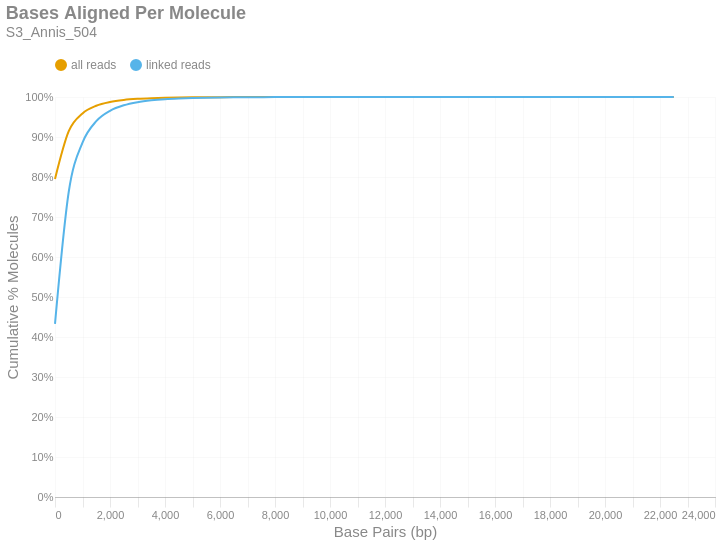

The notebook cell saved with this chart:
### Markdown cell above
### Bases Aligned Per Molecule
This is a cumulative frequency distribution showing the number of base pairs aligned per unique molecule. These data are shown in 500 bp bins. There are two distributions: one with `all reads` (yellow) and another with only `linked reads` (blue). The percent of molecules in the `linked reads` distribution is relative to the total number of linked molecules.

### Code cell
if SKIPLR:
    print_html(f"Skipped")
else:
    binned_df = consolidated_hist(valids['aligned_bp'], mask, 500, True)
    with SafeRender(binned_df):
        (
            density_plot(binned_df, 'Bases Aligned Per Molecule', samplename, 'basesper')
            .encode(
                x=alt.X('bin:Q', title="Base Pairs (bp)").axis(tickMinStep=500).scale(padding=0),
                y=alt.Y('value:Q', title='Cumulative % Molecules')
                    .axis(format='%')
                    .scale(domain = [0,1])
                    .stack(False),
                color=alt.Color("key:N").scale(domain = ["all reads", "linked reads"]),
                tooltip = [
                    alt.Tooltip("key:N", title = "Data Type"),
                    alt.Tooltip("range_label:N", title="Bases Aligned Per Molecule"),
                    alt.Tooltip("value:Q", format = ".2%", title="% Molecules (Cum.)")
                ]
            )
        ).display()

### Figure 1 — Vega-Lite specification as saved in the notebook (floating-point values rounded to 4 significant figures)
{"width": "container", "height": 400, "config": {"title": {"anchor": "start", "dy": -15, "fontSize": 18, "color": "#888888", "subtitleColor": "#888888", "subtitleFontSize": 14}, "arc": {"fill": "#0072B2"}, "axis": {"domainColor": "#888888", "domainWidth": 0.5, "gridWidth": 0.2, "grid": false, "titleFontWeight": 400, "titleFontSize": 15, "labelFontSize": 11, "labelColor": "#888888", "tickColor": "#888888", "tickWidth": 0.2, "titleColor": "#888888"}, "axisBand": {"grid": false}, "axisX": {"grid": true, "tickSize": 10, "domainCap": "round"}, "axisY": {"domain": false, "grid": true, "tickSize": 0, "domainCap": "round"}, "background": "transparent", "header": {"labelFontSize": 15, "labelColor": "#888888", "titleFontSize": 15, "titleFontWeight": 600, "titleColor": "#888888"}, "legend": {"labelFont": "sans-serif", "labelFontSize": 12, "labelColor": "#888888", "symbolSize": 100, "symbolType": "circle", "titleFontSize": 12, "titlePadding": 10, "titleColor": "#888888", "title": null, "orient": "top"}, "range": {"category": ["#E69F00", "#56B4E9", "#009E73", "#F0E442", "#0072B2", "#D55E00", "#CC79A7", "#000000"], "diverging": ["#cfe8f3", "#a2d4ec", "#73bfe2", "#46abdb", "#1696d2", "#12719e"]}, "area": {"fill": "#0072B2", "fillOpacity": 0.7, "line": true, "strokeOpacity": 0.7}, "line": {"color": "#0072B2", "stroke": "#0072B2", "strokeWidth": 2}, "trail": {"color": "#0072B2", "stroke": "#0072B2", "strokeWidth": 0, "size": 1}, "point": {"filled": true, "fillOpacity": 1.0, "size": 95}, "text": {"color": "#888888", "fontSize": 11, "align": "right", "fontWeight": 400, "size": 11}, "bar": {"fill": "#0072B2", "stroke": null}, "view": {"stroke": null, "continuousWidth": 660, "continuousHeight": 400}}, "data": {"name": "data-51629528d6099233a5259fe23a4725cb"}, "mark": {"type": "line", "interpolate": "monotone", "point": {"opacity": 0, "size": 275}}, "encoding": {"color": {"field": "key", "scale": {"domain": ["all reads", "linked reads"]}, "type": "nominal"}, "tooltip": [{"field": "key", "title": "Data Type", "type": "nominal"}, {"field": "range_label", "title": "Bases Aligned Per Molecule", "type": "nominal"}, {"field": "value", "format": ".2%", "title": "% Molecules (Cum.)", "type": "quantitative"}], "x": {"axis": {"tickMinStep": 500}, "field": "bin", "scale": {"padding": 0}, "title": "Base Pairs (bp)", "type": "quantitative"}, "y": {"axis": {"format": "%"}, "field": "value", "scale": {"domain": [0, 1]}, "stack": false, "title": "Cumulative % Molecules", "type": "quantitative"}}, "params": [{"name": "param_c36ac31b6afebe62", "select": {"type": "point", "fields": ["key"]}, "bind": "legend"}], "title": {"text": "Bases Aligned Per Molecule", "subtitle": "S3_Annis_504"}, "transform": [{"fold": ["all reads (cumsum)", "linked reads (cumsum)"]}, {"calculate": "replace(datum.key, ' (cumsum)', '')", "as": "key"}, {"filter": {"param": "param_c36ac31b6afebe62"}}], "usermeta": {"embedOptions": {"downloadFileName": "S3_Annis_504.basesper"}}, "$schema": "https://vega.github.io/schema/vega-lite/v6.1.0.json", "datasets": {"data-51629528d6099233a5259fe23a4725cb": [{"bin": "0.0", "interval": "0.0-500.0", "all reads": 0.7951, "linked reads": 0.4328, "all reads (cumsum)": 0.7951, "linked reads (cumsum)": 0.4328, "range_label": "0-499"}, {"bin": "500.0", "interval": "500.0-1000.0", "all reads": 0.1195, "linked reads": 0.3303, "all reads (cumsum)": 0.9146, "linked reads (cumsum)": 0.7631, "range_label": "500-999"}, {"bin": "1000.0", "interval": "1000.0-1500.0", "all reads": 0.0443, "linked reads": 0.1229, "all reads (cumsum)": 0.9589, "linked reads (cumsum)": 0.886, "range_label": "1000-1499"}, {"bin": "1500.0", "interval": "1500.0-2000.0", "all reads": 0.01928, "linked reads": 0.0535, "all reads (cumsum)": 0.9782, "linked reads (cumsum)": 0.9395, "range_label": "1500-1999"}, {"bin": "2000.0", "interval": "2000.0-2500.0", "all reads": 0.00934, "linked reads": 0.02592, "all reads (cumsum)": 0.9876, "linked reads (cumsum)": 0.9655, "range_label": "2000-2499"}, {"bin": "2500.0", "interval": "2500.0-3000.0", "all reads": 0.004973, "linked reads": 0.0138, "all reads (cumsum)": 0.9925, "linked reads (cumsum)": 0.9793, "range_label": "2500-2999"}, {"bin": "3000.0", "interval": "3000.0-3500.0", "all reads": 0.0028, "linked reads": 0.00777, "all reads (cumsum)": 0.9953, "linked reads (cumsum)": 0.987, "range_label": "3000-3499"}, {"bin": "3500.0", "interval": "3500.0-4000.0", "all reads": 0.001679, "linked reads": 0.004659, "all reads (cumsum)": 0.997, "linked reads (cumsum)": 0.9917, "range_label": "3500-3999"}, {"bin": "4000.0", "interval": "4000.0-4500.0", "all reads": 0.001043, "linked reads": 0.002894, "all reads (cumsum)": 0.998, "linked reads (cumsum)": 0.9946, "range_label": "4000-4499"}, {"bin": "4500.0", "interval": "4500.0-5000.0", "all reads": 0.0006428, "linked reads": 0.001784, "all reads (cumsum)": 0.9987, "linked reads (cumsum)": 0.9964, "range_label": "4500-4999"}, {"bin": "5000.0", "interval": "5000.0-5500.0", "all reads": 0.0004278, "linked reads": 0.001187, "all reads (cumsum)": 0.9991, "linked reads (cumsum)": 0.9976, "range_label": "5000-5499"}, {"bin": "5500.0", "interval": "5500.0-6000.0", "all reads": 0.0002834, "linked reads": 0.0007865, "all reads (cumsum)": 0.9994, "linked reads (cumsum)": 0.9983, "range_label": "5500-5999"}, {"bin": "6000.0", "interval": "6000.0-6500.0", "all reads": 0.0001892, "linked reads": 0.0005251, "all reads (cumsum)": 0.9996, "linked reads (cumsum)": 0.9989, "range_label": "6000-6499"}, {"bin": "6500.0", "interval": "6500.0-7000.0", "all reads": 0.0001248, "linked reads": 0.0003464, "all reads (cumsum)": 0.9997, "linked reads (cumsum)": 0.9992, "range_label": "6500-6999"}, {"bin": "7000.0", "interval": "7000.0-7500.0", "all reads": 7.964e-05, "linked reads": 0.000221, "all reads (cumsum)": 0.9998, "linked reads (cumsum)": 0.9994, "range_label": "7000-7499"}, {"bin": "7500.0", "interval": "7500.0-8000.0", "all reads": 5.822e-05, "linked reads": 0.0001616, "all reads (cumsum)": 0.9999, "linked reads (cumsum)": 0.9996, "range_label": "7500-7999"}, {"bin": "8000.0", "interval": "8000.0-8500.0", "all reads": 4.317e-05, "linked reads": 0.0001198, "all reads (cumsum)": 0.9999, "linked reads (cumsum)": 0.9997, "range_label": "8000-8499"}, {"bin": "8500.0", "interval": "8500.0-9000.0", "all reads": 2.761e-05, "linked reads": 7.661e-05, "all reads (cumsum)": 0.9999, "linked reads (cumsum)": 0.9998, "range_label": "8500-8999"}, {"bin": "9000.0", "interval": "9000.0-9500.0", "all reads": 1.974e-05, "linked reads": 5.479e-05, "all reads (cumsum)": 0.9999, "linked reads (cumsum)": 0.9998, "range_label": "9000-9499"}, {"bin": "9500.0", "interval": "9500.0-10000.0", "all reads": 1.79e-05, "linked reads": 4.968e-05, "all reads (cumsum)": 1.0, "linked reads (cumsum)": 0.9999, "range_label": "9500-9999"}, {"bin": "10000.0", "interval": "10000.0-10500.0", "all reads": 8.198e-06, "linked reads": 2.275e-05, "all reads (cumsum)": 1.0, "linked reads (cumsum)": 0.9999, "range_label": "10000-10499"}, {"bin": "10500.0", "interval": "10500.0-11000.0", "all reads": 7.696e-06, "linked reads": 2.136e-05, "all reads (cumsum)": 1.0, "linked reads (cumsum)": 0.9999, "range_label": "10500-10999"}, {"bin": "11000.0", "interval": "11000.0-11500.0", "all reads": 5.187e-06, "linked reads": 1.439e-05, "all reads (cumsum)": 1.0, "linked reads (cumsum)": 1.0, "range_label": "11000-11499"}, {"bin": "11500.0", "interval": "11500.0-12000.0", "all reads": 2.677e-06, "linked reads": 7.429e-06, "all reads (cumsum)": 1.0, "linked reads (cumsum)": 1.0, "range_label": "11500-11999"}, {"bin": "12000.0", "interval": "12000.0-12500.0", "all reads": 3.012e-06, "linked reads": 8.358e-06, "all reads (cumsum)": 1.0, "linked reads (cumsum)": 1.0, "range_label": "12000-12499"}, {"bin": "12500.0", "interval": "12500.0-13000.0", "all reads": 1.84e-06, "linked reads": 5.107e-06, "all reads (cumsum)": 1.0, "linked reads (cumsum)": 1.0, "range_label": "12500-12999"}, {"bin": "13000.0", "interval": "13000.0-13500.0", "all reads": 1.673e-06, "linked reads": 4.643e-06, "all reads (cumsum)": 1.0, "linked reads (cumsum)": 1.0, "range_label": "13000-13499"}, {"bin": "13500.0", "interval": "13500.0-14000.0", "all reads": 1.171e-06, "linked reads": 3.25e-06, "all reads (cumsum)": 1.0, "linked reads (cumsum)": 1.0, "range_label": "13500-13999"}, {"bin": "14000.0", "interval": "14000.0-14500.0", "all reads": 1.004e-06, "linked reads": 2.786e-06, "all reads (cumsum)": 1.0, "linked reads (cumsum)": 1.0, "range_label": "14000-14499"}, {"bin": "14500.0", "interval": "14500.0-15000.0", "all reads": 1.171e-06, "linked reads": 3.25e-06, "all reads (cumsum)": 1.0, "linked reads (cumsum)": 1.0, "range_label": "14500-14999"}, {"bin": "15000.0", "interval": "15000.0-15500.0", "all reads": 5.019e-07, "linked reads": 1.393e-06, "all reads (cumsum)": 1.0, "linked reads (cumsum)": 1.0, "range_label": "15000-15499"}, {"bin": "15500.0", "interval": "15500.0-16000.0", "all reads": 6.692e-07, "linked reads": 1.857e-06, "all reads (cumsum)": 1.0, "linked reads (cumsum)": 1.0, "range_label": "15500-15999"}, {"bin": "16000.0", "interval": "16000.0-16500.0", "all reads": 8.365e-07, "linked reads": 2.322e-06, "all reads (cumsum)": 1.0, "linked reads (cumsum)": 1.0, "range_label": "16000-16499"}, {"bin": "16500.0", "interval": "16500.0-17000.0", "all reads": 5.019e-07, "linked reads": 1.393e-06, "all reads (cumsum)": 1.0, "linked reads (cumsum)": 1.0, "range_label": "16500-16999"}, {"bin": "17000.0", "interval": "17000.0-17500.0", "all reads": 0.0, "linked reads": 0.0, "all reads (cumsum)": 1.0, "linked reads (cumsum)": 1.0, "range_label": "17000-17499"}, {"bin": "17500.0", "interval": "17500.0-18000.0", "all reads": 1.673e-07, "linked reads": 4.643e-07, "all reads (cumsum)": 1.0, "linked reads (cumsum)": 1.0, "range_label": "17500-17999"}, {"bin": "18000.0", "interval": "18000.0-18500.0", "all reads": 1.673e-07, "linked reads": 4.643e-07, "all reads (cumsum)": 1.0, "linked reads (cumsum)": 1.0, "range_label": "18000-18499"}, {"bin": "18500.0", "interval": "18500.0-19000.0", "all reads": 1.673e-07, "linked reads": 4.643e-07, "all reads (cumsum)": 1.0, "linked reads (cumsum)": 1.0, "range_label": "18500-18999"}, {"bin": "19000.0", "interval": "19000.0-19500.0", "all reads": 1.673e-07, "linked reads": 4.643e-07, "all reads (cumsum)": 1.0, "linked reads (cumsum)": 1.0, "range_label": "19000-19499"}, {"bin": "19500.0", "interval": "19500.0-20000.0", "all reads": 1.673e-07, "linked reads": 4.643e-07, "all reads (cumsum)": 1.0, "linked reads (cumsum)": 1.0, "range_label": "19500-19999"}, {"bin": "20000.0", "interval": "20000.0-20500.0", "all reads": 0.0, "linked reads": 0.0, "all reads (cumsum)": 1.0, "linked reads (cumsum)": 1.0, "range_label": "20000-20499"}, {"bin": "20500.0", "interval": "20500.0-21000.0", "all reads": 0.0, "linked reads": 0.0, "all reads (cumsum)": 1.0, "linked reads (cumsum)": 1.0, "range_label": "20500-20999"}, {"bin": "21000.0", "interval": "21000.0-21500.0", "all reads": 0.0, "linked reads": 0.0, "all reads (cumsum)": 1.0, "linked reads (cumsum)": 1.0, "range_label": "21000-21499"}, {"bin": "21500.0", "interval": "21500.0-22000.0", "all reads": 0.0, "linked reads": 0.0, "all reads (cumsum)": 1.0, "linked reads (cumsum)": 1.0, "range_label": "21500-21999"}, {"bin": "22000.0", "interval": "22000.0-22500.0", "all reads": 0.0, "linked reads": 0.0, "all reads (cumsum)": 1.0, "linked reads (cumsum)": 1.0, "range_label": "22000-22499"}, {"bin": "22500.0", "interval": "22500.0-23000.0", "all reads": 1.673e-07, "linked reads": 4.643e-07, "all reads (cumsum)": 1.0, "linked reads (cumsum)": 1.0, "range_label": "22500-22999"}]}}
